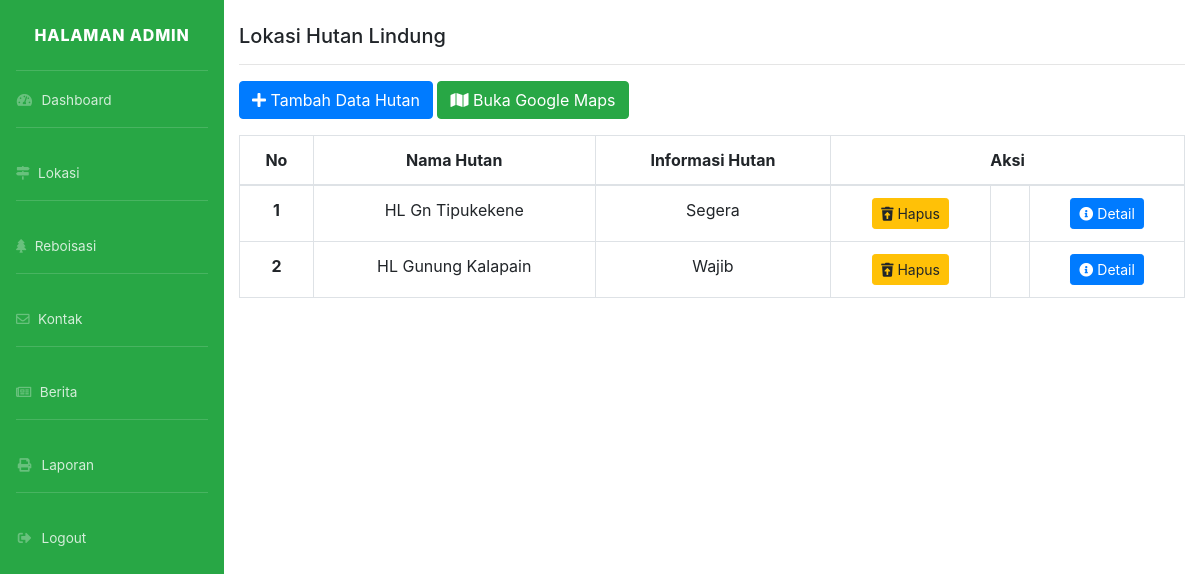
Page /my-admin/lokasi.php on the committed database.
### tables this page shows
CREATE TABLE `lokasi_dan_info_hutan` (
  `id` int(11) NOT NULL,
  `nama_hutan_lindung` text NOT NULL,
  `link_maps` varchar(500) NOT NULL,
  `info` text NOT NULL
);

### functions.php (called while the page is built, shortened)
<?php
$conn = mysqli_connect("localhost", "root", "", "farah_ta");
function getAllData($namaTabel, $id = null) {
	global $conn;
	$query =  "SELECT * FROM $namaTabel";
	$rows = [];
	$result = mysqli_query($conn, $query);
	while ( $row = mysqli_fetch_assoc($result) ) {
		$rows[] = $row;
	}
	return $rows;
}

### my-admin/lokasi.php (the view, shortened to what this page needs)
<?php
require_once "templates/header.php";
require_once "../functions.php";
$dataHutan = getAllData('lokasi_dan_info_hutan');
?>
<div class="container-fluid">
  <h5 class="mt-4">Lokasi Hutan Lindung</h5>
  <hr>
  <div class="row">
    <div class="col-md">
      <button type="button" class="btn btn-primary" data-toggle="modal" data-target="#modal-lokasi">
       <i class="fas fa-plus"></i> Tambah Data Hutan
      </button>
      <a target="_blank" href="https://www.google.com/maps/place/Kabupaten+Maluku+Tengah,+Maluku/@-3.5262671,128.7564986,8.75z/data=!4m5!3m4!1s0x2d6ceb72d255d343:0x69ff574b116c5785!8m2!3d-3.0166501!4d129.4864411" class="btn btn-success btn-md"> <i class="fa fa-map"></i> Buka Google Maps</a>
    </div>
  </div>
  <div class="row mt-3">
    <div class="col-md">
      <table class="table table-bordered table-hover text-center">
        <thead>
          <tr>
            <th scope="col">No</th>
            <th scope="col">Nama Hutan</th>
            <th scope="col">Informasi Hutan</th>
            <th scope="col" class="text-center" colspan="3">Aksi</th>
          </tr>
        </thead>
        <tbody>
          <?php $no = 1; ?>
          <?php foreach($dataHutan as $dt): ?>
            <tr>
              <th scope="row"><?= $no++ ?></th>
              <td><?= $dt['nama_hutan_lindung'] ?></td>
              <td><?= $dt['info'] ?></td>
              <td class="text-center">
                <a href="hapusDataHutan.php?id=<?=$dt['id'] ?>" class="btn btn-warning btn-sm" onclick="return confirm('Yakin Hapus?')")><i class="fas fa-trash-restore"></i> Hapus</a>
              </td>
              <td>
              </td>
              <td>
                <a href="pengembangan.php" class="btn btn-primary btn-sm"><i class="fas fa-info-circle"></i> Detail</a>
              </td>
            </tr>
          <?php endforeach; ?>
        </tbody>
      </table>
    </div>
  </div>
</div>
<?php require_once 'templates/footer.php'; ?>

### rows in the picture
lokasi_dan_info_hutan: nama_hutan_lindung "HL Gn Tipukekene", info "Segera"
lokasi_dan_info_hutan: nama_hutan_lindung "HL Gunung Kalapain", info "Wajib"
